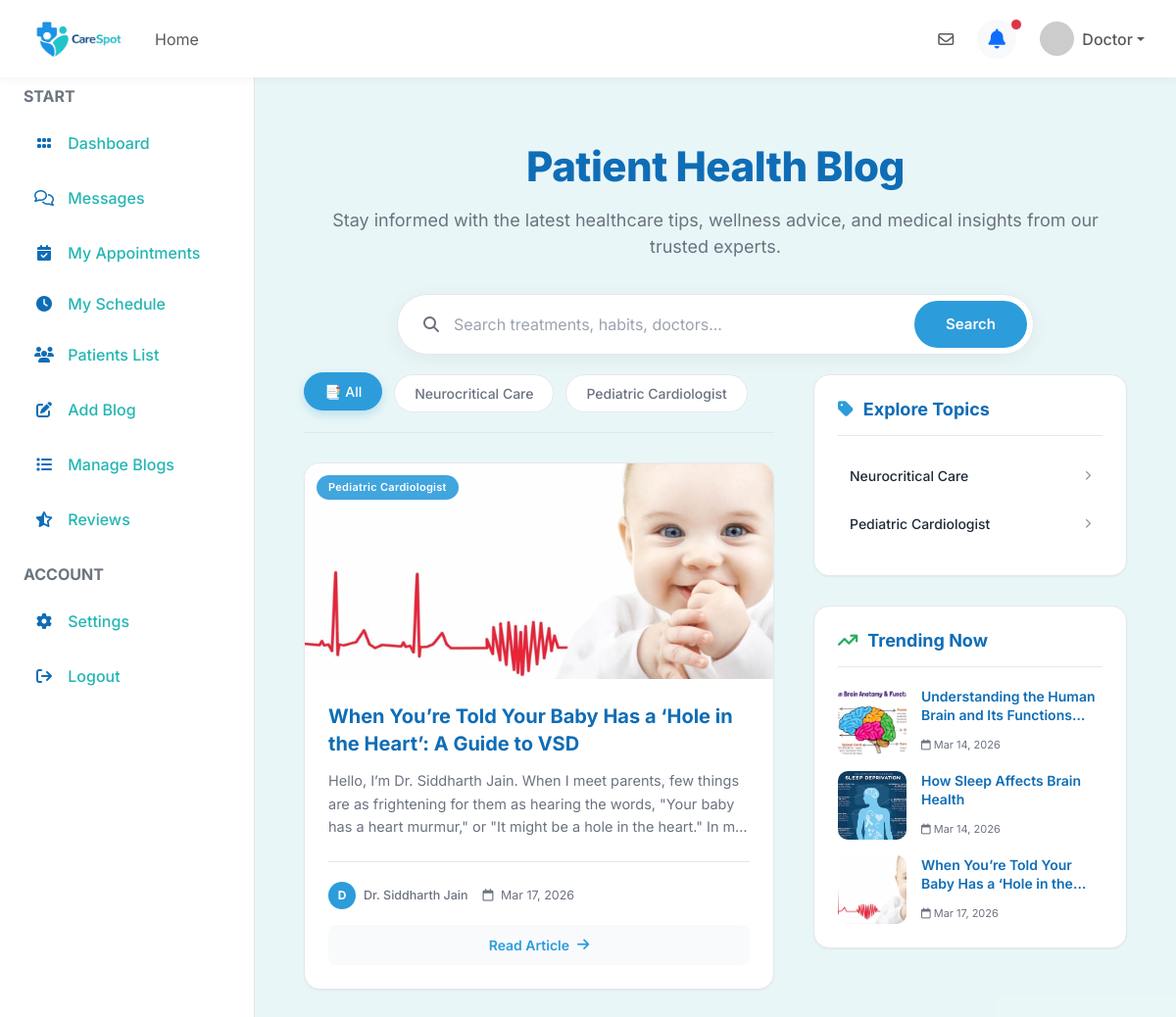
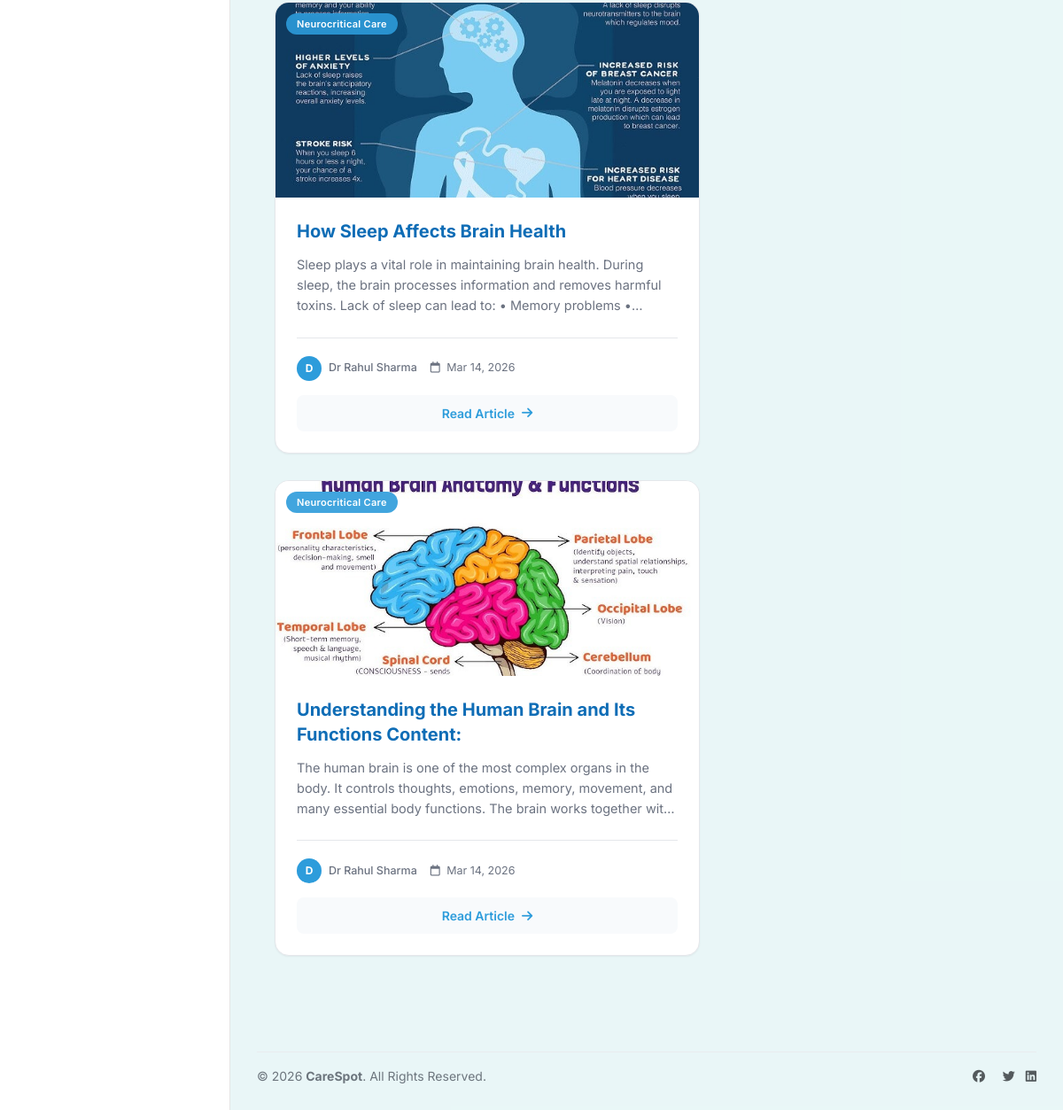
Page /patientBlogs/ on the committed database (2 pictures, top to bottom).
### user/models.py (models this page shows, shortened)
class tblSubcategory(models.Model):
    subcategoryID=models.AutoField(primary_key=True)
    subcategoryName=models.TextField(max_length=50)
    CategoryID=models.ForeignKey(tblCategory,on_delete=models.CASCADE)

class tblDoctorPost(models.Model):
    doctorPostID=models.AutoField(primary_key=True)
    doctorID=models.ForeignKey(tblDoctor,on_delete=models.CASCADE)
    title=models.TextField(max_length=100)
    description=models.TextField(max_length=500)
    thumbnail=models.ImageField(upload_to='images/')
    createDT=models.DateTimeField(auto_now_add=True)

class tblDoctor(models.Model):
    doctorID=models.AutoField(primary_key=True)
    userID=models.ForeignKey(tblUser,on_delete=models.CASCADE)
    displayName=models.TextField(max_length=50)
    displayContact=models.TextField(max_length=15)
    bio=models.TextField(max_length=500)
    subcategoryID=models.ForeignKey(tblSubcategory,on_delete=models.CASCADE)
    displayAddress=models.TextField(max_length=100)
    yearOfExperience=models.IntegerField()
    licenseNo=models.TextField(max_length=50)
    documents=models.FileField(upload_to='doctor_documents/')
    mode=models.IntegerField(default=1)
    consultationFees=models.DecimalField(max_digits=10, decimal_places=2, default=500.00)
    approval_status = models.CharField(max_length=20, default='pending', choices=[('pending', 'Pending'), ('approved', 'Approved'), ('rejected', 'Rejected')])

### user/views.py (the view)
# urls.py: path('patientBlogs/',views.patientBlogs , name='patientBlogs'),
def patientBlogs(request):
    user_id = request.session.get('user_id')
    is_following_anyone = False
    user = None
    c = None
    is_patient = False
    if user_id:
        user = tblUser.objects.filter(userID=user_id).first()
        if user:
            c = tblClient.objects.filter(userID=user.userID).first()
            if c:
                is_patient = True
    if is_patient:
        followed = tblFollow.objects.filter(userID=user).values_list('doctorID', flat=True)
        if followed.exists():
            is_following_anyone = True
            blogs = tblDoctorPost.objects.filter(doctorID__in=followed).order_by('-createDT')
        else:
            is_following_anyone = False
            blogs = tblDoctorPost.objects.none()
    else:
        blogs = tblDoctorPost.objects.all().order_by('-createDT')
    all_blog_categories = tblDoctorPost.objects.exclude(
        doctorID__subcategoryID__isnull=True
    ).values_list(
        'doctorID__subcategoryID__subcategoryName', flat=True
    ).distinct().order_by('doctorID__subcategoryID__subcategoryName')
    dynamic_tags = [cat for cat in all_blog_categories if cat]
    search_query = request.GET.get('search', '').strip()
    category_filter = request.GET.get('category', '').strip()
    if search_query:
        blogs = blogs.filter(
            models.Q(title__icontains=search_query) |
            models.Q(description__icontains=search_query) |
            models.Q(doctorID__subcategoryID__subcategoryName__icontains=search_query)
        )
    if category_filter:
        blogs = blogs.filter(
            doctorID__subcategoryID__subcategoryName=category_filter
        )
    trending_blogs = tblDoctorPost.objects.annotate(
        comment_count=models.Count('tblcomments', distinct=True),
        review_count=models.Count('doctorID__tblreview', distinct=True)
    ).order_by('-comment_count', '-review_count')[:3]
    c = None
    is_patient = False
    if user:
        c = tblClient.objects.filter(userID=user.userID).first()
        if c:
            is_patient = True
    if is_patient:
        base_template = 'patient_base.html'
    else:
        base_template = 'base.html'
    data = {
        'blogs': blogs,
        'trending_blogs': trending_blogs,
        'is_following_anyone': is_following_anyone,
        'recent_posts': tblDoctorPost.objects.all().order_by('-createDT')[:5],
        'user': user,
        'client': c,
        'base_template': base_template,
        'is_patient': is_patient,
        'search_query': search_query,
        'dynamic_tags': dynamic_tags,
        'category_filter': category_filter,
    }
    return render(request, 'patient_blogs.html', data)

### user/templates/patient_blogs.html (shortened to what this page needs)
{% extends base_template %}
{% block content %}
<div class="blog-hero">
  <div class="blog-hero-content">
    <h1>Patient Health Blog</h1>
    <p>Stay informed with the latest healthcare tips, wellness advice, and medical insights from our trusted experts.</p>
    <form method="GET">
      <div class="premium-search">
        <div class="search-icon-container">
          <i class="fa-solid fa-magnifying-glass"></i>
        </div>
        <input id="autocomplete-input" name="search" type="text" placeholder="Search treatments, habits, doctors..." value="{{ search_query|default_if_none:'' }}" />
        <button type="submit">Search</button>
      </div>
    </form>
  </div>
</div>
<div class="blog-layout">
  <div class="blog-main" id="dynamic-content">
    <div class="category-pills">
      <a href="?" class="cat-pill {% if not category_filter and not search_query %}active{% endif %}">📑 All</a>
      {% for tag in dynamic_tags %}
        <a href="?category={{ tag }}" class="cat-pill {% if category_filter == tag %}active{% endif %}">{{ tag }}</a>
      {% endfor %}
    </div>
    {% if blogs %}
      <div class="articles-grid">
        {% for blog in blogs %}
        <a href="{% url 'doctorPostDetails' blog.doctorPostID %}" class="blog-card">
          <div class="blog-card-img">
            {% if blog.thumbnail %}
              <img src="{{ blog.thumbnail.url }}" alt="{{ blog.title }}" />
            {% else %}
              <img src="/static/images/blog-placeholder.jpg" alt="Healthcare" onerror="this.src='/static/images/blog-01a.jpg';" />
            {% endif %}
            {% if blog.doctorID.subcategoryID %}
              <span class="blog-card-tag">{{ blog.doctorID.subcategoryID.subcategoryName }}</span>
            {% endif %}
          </div>
          <div class="blog-card-content">
            <h3 class="blog-card-title">{{ blog.title }}</h3>
            <p class="blog-card-excerpt">{{ blog.description }}</p>
            <div class="blog-card-footer">
              <div class="blog-meta-stats">
                <div class="author-meta">
                  <div class="author-avatar">{{ blog.doctorID.displayName|make_list|first|upper }}</div>
                  <span>{{ blog.doctorID.displayName }}</span>
                </div>
                <span><i class="fa-regular fa-calendar me-1"></i> {{ blog.createDT|date:"M d, Y" }}</span>
              </div>
              <div class="read-more-btn">
                Read Article <i class="fa-solid fa-arrow-right"></i>
              </div>
            </div>
          </div>
        </a>
        {% endfor %}
      </div>
    {% endif %}
  </div>
  <aside class="blog-sidebar">
    <div class="widget">
      <h3 class="widget-title"><i class="fa-solid fa-tag" style="color: var(--cs-primary)"></i> Explore Topics</h3>
      <ul style="list-style: none; padding: 0; margin: 0;">
        {% for tag in dynamic_tags %}
        <li style="margin-bottom: 8px;"><a href="?category={{ tag }}" class="sidebar-topic-link{% if category_filter == tag %} active-sidebar{% endif %}"><span>{{ tag }}</span> <i class="fa-solid fa-chevron-right" style="font-size: 10px; opacity: 0.5;"></i></a></li>
        {% empty %}
        <li style="color: var(--cs-text-muted); font-size: 13px;">No topics available yet.</li>
        {% endfor %}
      </ul>
    </div>
    <div class="widget">
      <h3 class="widget-title"><i class="fa-solid fa-arrow-trend-up" style="color: var(--cs-secondary)"></i> Trending Now</h3>
      <div style="display: flex; flex-direction: column;">
        {% for blog in trending_blogs|slice:":4" %}
        <a href="{% url 'doctorPostDetails' blog.doctorPostID %}" class="trending-mini-card">
          {% if blog.thumbnail %}
            <img src="{{ blog.thumbnail.url }}" onerror="this.src='/static/images/blog-placeholder.jpg';" class="trending-mini-img" alt="{{ blog.title }}" />
          {% else %}
            <img src="/static/images/blog-placeholder.jpg" class="trending-mini-img" alt="{{ blog.title }}" />
          {% endif %}
          <div class="trending-mini-info">
            <h4>{{ blog.title }}</h4>
            <span class="trending-mini-date"><i class="fa-regular fa-calendar"></i> {{ blog.createDT|date:"M d, Y" }}</span>
          </div>
        </a>
        {% empty %}
          <p style="color: var(--cs-text-muted); font-size: 13px;">No trending posts found.</p>
        {% endfor %}
      </div>
    </div>
  </aside>
</div>
{% endblock %}

### user/static/css/carespot-theme.css (style rules this page uses)
:root { --primary-color: #0F6DB6; --primary-dark: #0A5FA1; --secondary-color: #23B6B3; --accent-color: #3ED1C8; --background-color: #F4FAFB; --card-color: #FFFFFF; --text-color: #1E2A38; }
body { background-color: var(--background-color) !important; color: var(--text-color) !important; }
h1, h2, h3, h4, h5, h6, .h1, .h2, .h3, .h4, .h5, .h6 { color: #0F6DB6 !important; }
a { color: var(--primary-color); }

### user/templates/base.html (style rules this page uses)
:root { --bg-light: var(--background-color, #F4FAFB); --sidebar-width: 260px; }
body { font-family: 'Inter', sans-serif; background-color: var(--bg-light); overflow-x: hidden; }

### rows in the picture
tblSubcategory: subcategoryName "Neurocritical Care"
tblSubcategory: subcategoryName "Pediatric Cardiologist"
tblDoctorPost: thumbnail (picture), doctorID.subcategoryID.subcategoryName "Pediatric Cardiologist", title "When You’re Told Your Baby Has a ‘Hole in the Heart’: A Guide to VSD", description "Hello, I’m Dr. Siddharth Jain. When I meet parents, few things are as frightening for them as hearing the words, \"Your baby has a heart murmur,\" or \"It might be a hole in the heart.\" In…", doctorID.displayName|make_list "D", doctorID.displayName "Dr. Siddharth Jain", createDT "Mar 17, 2026", title "When You’re Told Your Baby Has a ‘Hole in…"
tblDoctorPost: thumbnail (picture), doctorID.subcategoryID.subcategoryName "Neurocritical Care", title "How Sleep Affects Brain Health", description "Sleep plays a vital role in maintaining brain health. During sleep, the brain processes information and removes harmful toxins. Lack of sleep can lead to: • Memory problems…", doctorID.displayName|make_list "D", doctorID.displayName "Dr Rahul Sharma", createDT "Mar 14, 2026"
tblDoctorPost: thumbnail (picture), doctorID.subcategoryID.subcategoryName "Neurocritical Care", title "Understanding the Human Brain and Its Functions Content:", description "The human brain is one of the most complex organs in the body. It controls thoughts, emotions, memory, movement, and many essential body functions. The brain works together…", doctorID.displayName|make_list "D", doctorID.displayName "Dr Rahul Sharma", createDT "Mar 14, 2026", title "Understanding the Human Brain and Its…"

### other values in the picture
{{ request.session.displayName|default:"Doctor" }} "Doctor"
